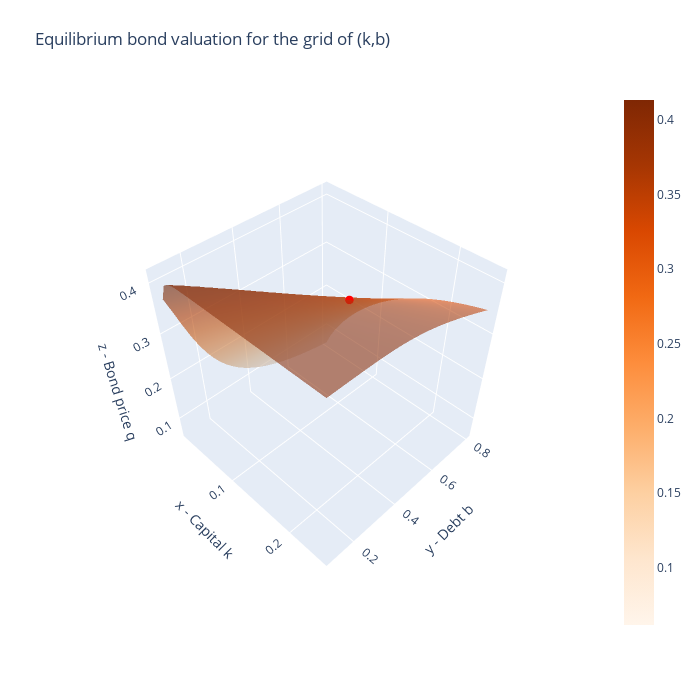

Here is the notebook cell this chart was saved with:
### Code cell
# Bond Valuation
fig = go.Figure(data=[go.Scatter3d(x=[kss],
                y=[bss],
                z=[pss],
                mode='markers',
                marker=dict(size=3, color='red')),
                go.Surface(x=kgrid,
                y=bgrid,
                z=Pgrid,
                colorscale='Oranges',opacity=0.6)])
fig.update_layout(scene = dict(
                xaxis_title='x - Capital k',
                yaxis_title='y - Debt b',
                zaxis_title='z - Bond price q',
                aspectratio = dict(x=1,y=1,z=1)),
                width=700,
                height=700,
                margin=dict(l=50, r=50, b=65, t=90))
fig.update_layout(scene_camera=dict(eye=dict(x=1.5, y=-1.5, z=2)))
fig.update_layout(title='Equilibrium bond valuation for the grid of (k,b)')
# Export to PNG file
# Image(fig.to_image(format="png"))
# fig.show() will provide interactive plot when running
# code locally

### Figure 1 — Plotly figure (JSON) as saved in the notebook; plotly's stock layout.template omitted (floating-point values rounded to 4 significant figures; data arrays with more than 128 entries replaced by an {"elided": "..."} marker saying what was removed)
{"data": [{"marker": {"color": "red", "size": 3}, "mode": "markers", "type": "scatter3d", "x": [0.1511], "y": [0.4844], "z": [0.3757]}, {"colorscale": [[0, "rgb(255,245,235)"], [0.125, "rgb(254,230,206)"], [0.25, "rgb(253,208,162)"], [0.375, "rgb(253,174,107)"], [0.5, "rgb(253,141,60)"], [0.625, "rgb(241,105,19)"], [0.75, "rgb(217,72,1)"], [0.875, "rgb(166,54,3)"], [1, "rgb(127,39,4)"]], "opacity": 0.6, "type": "surface", "x": {"elided": "30x30 float values"}, "y": {"elided": "30x30 float values"}, "z": {"elided": "30x30 float values"}}], "layout": {"height": 700, "margin": {"b": 65, "l": 50, "r": 50, "t": 90}, "scene": {"aspectratio": {"x": 1, "y": 1, "z": 1}, "camera": {"eye": {"x": 1.5, "y": -1.5, "z": 2}}, "xaxis": {"title": {"text": "x - Capital k"}}, "yaxis": {"title": {"text": "y - Debt b"}}, "zaxis": {"title": {"text": "z - Bond price q"}}}, "title": {"text": "Equilibrium bond valuation for the grid of (k,b)"}, "width": 700}}
